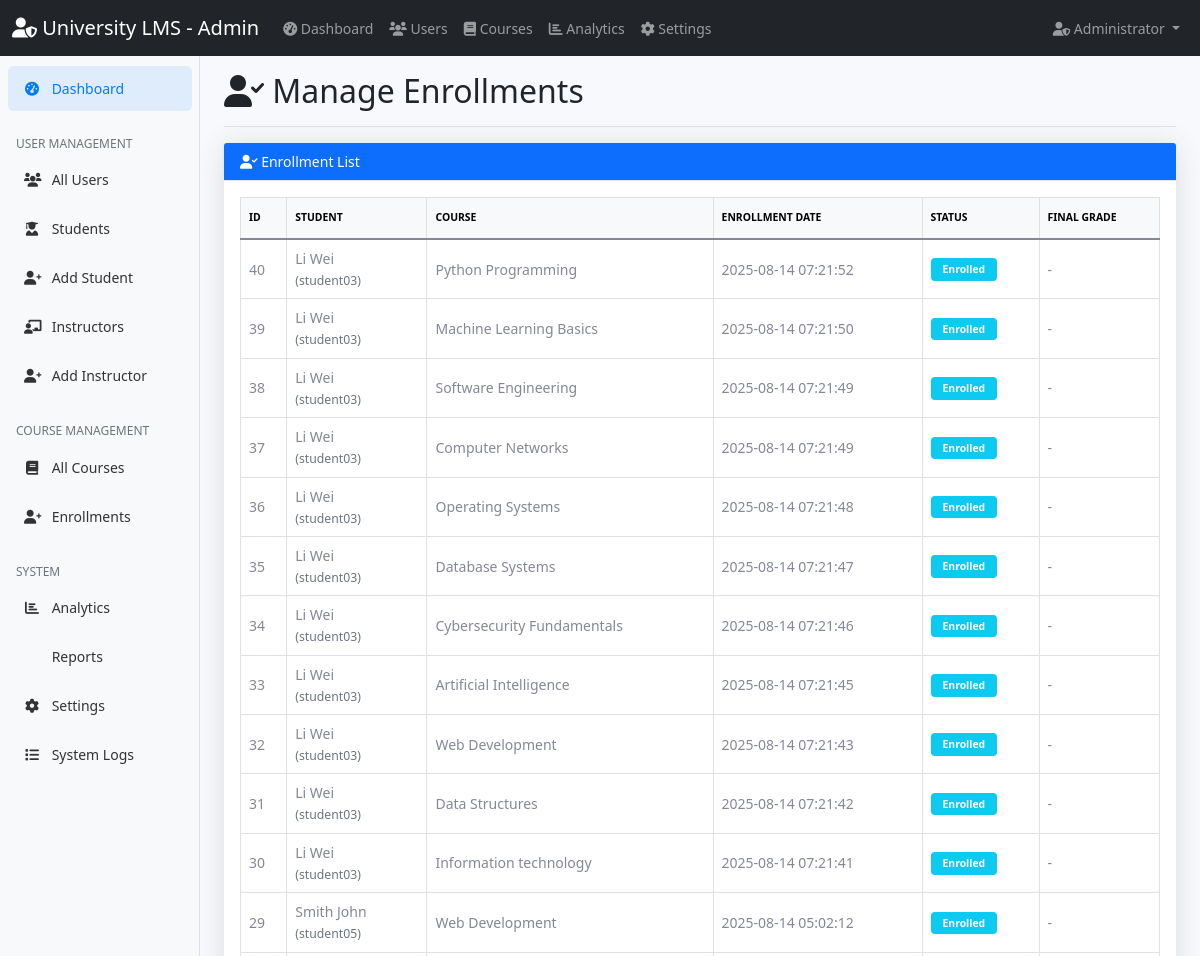
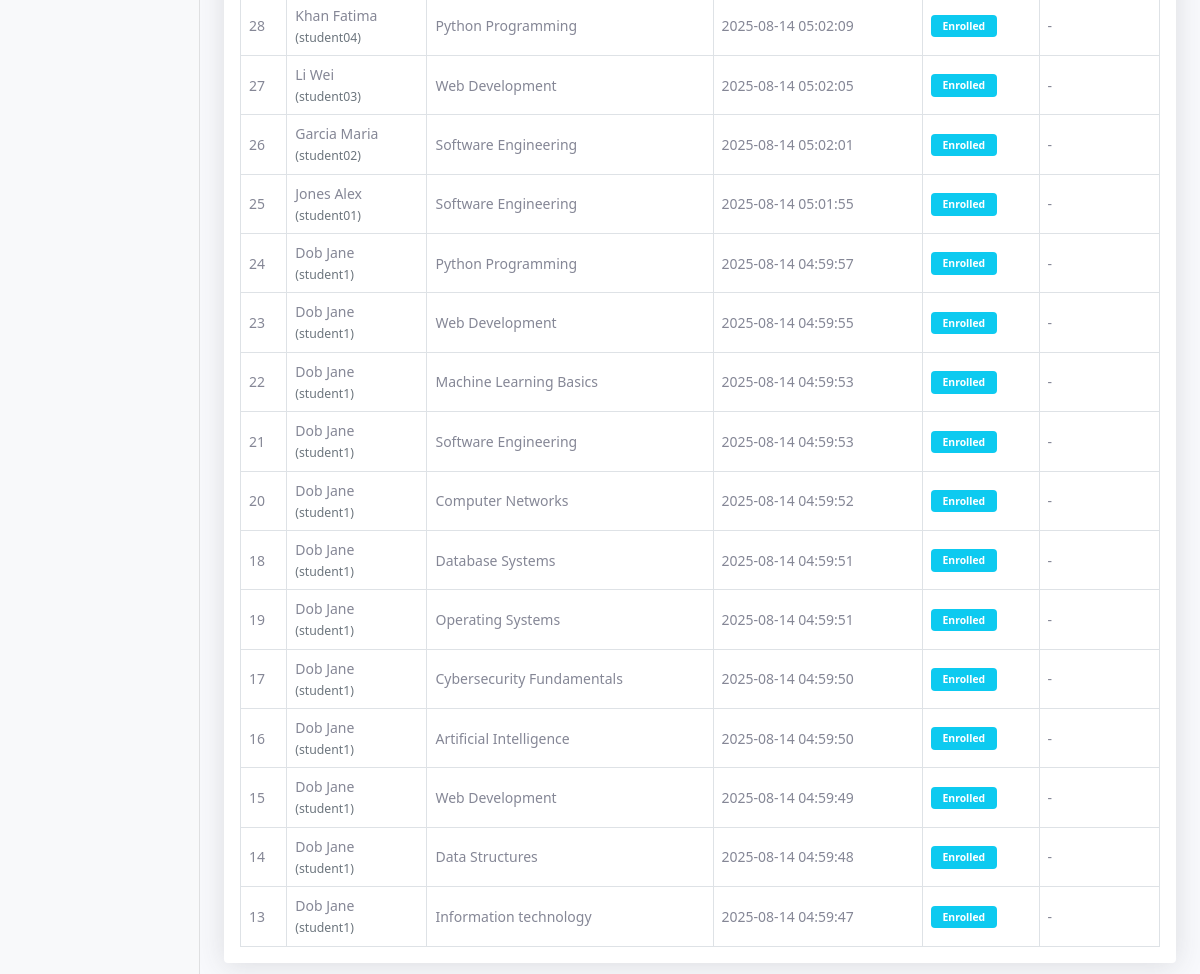
Page /admin/enrollments.php (signed in) on the committed database (2 pictures, top to bottom).
### tables this page shows
CREATE TABLE `enrollments` (
  `id` int(11) NOT NULL,
  `student_id` int(11) NOT NULL,
  `course_id` int(11) NOT NULL,
  `enrollment_date` timestamp NOT NULL DEFAULT current_timestamp(),
  `status` enum('enrolled','completed','dropped') DEFAULT 'enrolled',
  `final_grade` decimal(5,2) DEFAULT NULL
);

CREATE TABLE `users` (
  `id` int(11) NOT NULL,
  `username` varchar(50) NOT NULL,
  `email` varchar(100) NOT NULL,
  `password` varchar(255) NOT NULL,
  `first_name` varchar(50) NOT NULL,
  `last_name` varchar(50) NOT NULL,
  `role` enum('student','instructor','admin') NOT NULL,
  `profile_image` varchar(255) DEFAULT NULL,
  `created_at` timestamp NOT NULL DEFAULT current_timestamp(),
  `updated_at` timestamp NOT NULL DEFAULT current_timestamp() ON UPDATE current_timestamp()
);

CREATE TABLE `courses` (
  `id` int(11) NOT NULL,
  `title` varchar(200) NOT NULL,
  `description` text DEFAULT NULL,
  `instructor_id` int(11) NOT NULL,
  `course_code` varchar(20) NOT NULL,
  `credits` int(11) DEFAULT 3,
  `semester` varchar(20) DEFAULT NULL,
  `year` int(11) DEFAULT NULL,
  `max_students` int(11) DEFAULT 50,
  `status` enum('active','inactive') DEFAULT 'active',
  `created_at` timestamp NOT NULL DEFAULT current_timestamp()
);

### admin/enrollments.php (the view, shortened to what this page needs)
<?php
$database = new Database();
$conn = $database->getConnection();
$sql = "SELECT e.*, u.username AS student_username, u.first_name AS student_first, u.last_name AS student_last, c.title AS course_title
        FROM enrollments e
        JOIN users u ON e.student_id = u.id
        JOIN courses c ON e.course_id = c.id
        ORDER BY e.enrollment_date DESC";
$stmt = $conn->prepare($sql);
$stmt->execute();
$enrollments = $stmt->fetchAll(PDO::FETCH_ASSOC);
?>
<!DOCTYPE html>
<html lang="vi">
<head>
    <link href="https://cdn.jsdelivr.net/npm/bootstrap@5.1.3/dist/css/bootstrap.min.css" rel="stylesheet">
    <link href="https://cdnjs.cloudflare.com/ajax/libs/font-awesome/6.0.0/css/all.min.css" rel="stylesheet">
    <link href="../assets/css/dashboard.css" rel="stylesheet">
</head>
<body>
    <?php include '../includes/admin_navbar.php'; ?>
    <div class="container-fluid">
        <div class="row">
            <?php include '../includes/admin_sidebar.php'; ?>
            <main class="col-md-9 ms-sm-auto col-lg-10 px-md-4">
                <div class="d-flex justify-content-between flex-wrap flex-md-nowrap align-items-center pt-3 pb-2 mb-3 border-bottom">
                    <h1 class="h2">
                        <i class="fas fa-user-check"></i> Manage Enrollments
                    </h1>
                </div>
                <div class="row mb-4">
                    <div class="col-12">
                        <div class="card shadow">
                            <div class="card-header bg-primary text-white">
                                <i class="fas fa-user-check"></i> Enrollment List
                            </div>
                            <div class="card-body">
                                <div class="table-responsive">
                                    <table class="table table-bordered table-hover align-middle mb-0">
                                        <thead class="table-light">
                                            <tr>
                                                <th scope="col">ID</th>
                                                <th scope="col">Student</th>
                                                <th scope="col">Course</th>
                                                <th scope="col">Enrollment Date</th>
                                                <th scope="col">Status</th>
                                                <th scope="col">Final Grade</th>
                                            </tr>
                                        </thead>
                                        <tbody>
                                        <?php if ($enrollments && count($enrollments) > 0): ?>
                                            <?php foreach($enrollments as $row): ?>
                                                <tr>
                                                    <td><?= $row['id'] ?></td>
                                                    <td><?= htmlspecialchars($row['student_last'] . ' ' . $row['student_first']) ?> <br><span class="text-muted small">(<?= htmlspecialchars($row['student_username']) ?>)</span></td>
                                                    <td><?= htmlspecialchars($row['course_title']) ?></td>
                                                    <td><?= $row['enrollment_date'] ?></td>
                                                    <td>
                                                        <?php if ($row['status'] === 'enrolled'): ?>
                                                            <span class="badge bg-info">Enrolled</span>
                                                        <?php elseif ($row['status'] === 'completed'): ?>
                                                            <span class="badge bg-success">Completed</span>
                                                        <?php else: ?>
                                                            <span class="badge bg-secondary">Dropped</span>
                                                        <?php endif; ?>
                                                    </td>
                                                    <td><?= is_null($row['final_grade']) ? '-' : $row['final_grade'] ?></td>
                                                </tr>
                                            <?php endforeach; ?>
                                        <?php else: ?>
                                            <tr><td colspan="6" class="text-center">No enrollments found.</td></tr>
                                        <?php endif; ?>
                                        </tbody>
                                    </table>
                                </div>
                            </div>
                        </div>
                    </div>
                </div>
            </main>
        </div>
    </div>
</body>
</html>

### assets/css/dashboard.css (style rules this page uses)
body { font-size: .875rem; background-color: #f8f9fc; }
.card { box-shadow: 0 0.15rem 1.75rem 0 rgba(58, 59, 69, 0.15) !important; border: none; }
.card-header { background-color: #f8f9fc; border-bottom: 1px solid #e3e6f0; }
.table { color: #858796; }
.table th { border-top: none; font-weight: 600; text-transform: uppercase; font-size: 0.65rem; padding-top: 0.75rem; padding-bottom: 0.75rem; }
.badge { font-weight: 600; font-size: 0.65rem; padding: 0.375rem 0.75rem; }
.shadow { box-shadow: 0 0.15rem 1.75rem 0 rgba(58, 59, 69, 0.15) !important; }

### rows in the picture
enrollments: id "40", student.first_name "Li Wei", student.username "student03", course.title "Python Programming", enrollment_date "2025-08-14 07:21:52", status "Enrolled"
enrollments: id "39", student.first_name "Li Wei", student.username "student03", course.title "Machine Learning Basics", enrollment_date "2025-08-14 07:21:50", status "Enrolled"
enrollments: id "38", student.first_name "Li Wei", student.username "student03", course.title "Software Engineering", enrollment_date "2025-08-14 07:21:49", status "Enrolled"
enrollments: id "37", student.first_name "Li Wei", student.username "student03", course.title "Computer Networks", enrollment_date "2025-08-14 07:21:49", status "Enrolled"
enrollments: id "36", student.first_name "Li Wei", student.username "student03", course.title "Operating Systems", enrollment_date "2025-08-14 07:21:48", status "Enrolled"
enrollments: id "35", student.first_name "Li Wei", student.username "student03", course.title "Database Systems", enrollment_date "2025-08-14 07:21:47", status "Enrolled"
enrollments: id "34", student.first_name "Li Wei", student.username "student03", course.title "Cybersecurity Fundamentals", enrollment_date "2025-08-14 07:21:46", status "Enrolled"
enrollments: id "33", student.first_name "Li Wei", student.username "student03", course.title "Artificial Intelligence", enrollment_date "2025-08-14 07:21:45", status "Enrolled"
enrollments: id "32", student.first_name "Li Wei", student.username "student03", course.title "Web Development", enrollment_date "2025-08-14 07:21:43", status "Enrolled"
enrollments: id "31", student.first_name "Li Wei", student.username "student03", course.title "Data Structures", enrollment_date "2025-08-14 07:21:42", status "Enrolled"
enrollments: id "30", student.first_name "Li Wei", student.username "student03", course.title "Information technology", enrollment_date "2025-08-14 07:21:41", status "Enrolled"
enrollments: id "29", student.first_name "Smith John", student.username "student05", course.title "Web Development", enrollment_date "2025-08-14 05:02:12", status "Enrolled"
enrollments: id "28", student.first_name "Khan Fatima", student.username "student04", course.title "Python Programming", enrollment_date "2025-08-14 05:02:09", status "Enrolled"
enrollments: id "27", student.first_name "Li Wei", student.username "student03", course.title "Web Development", enrollment_date "2025-08-14 05:02:05", status "Enrolled"
enrollments: id "26", student.first_name "Garcia Maria", student.username "student02", course.title "Software Engineering", enrollment_date "2025-08-14 05:02:01", status "Enrolled"
enrollments: id "25", student.first_name "Jones Alex", student.username "student01", course.title "Software Engineering", enrollment_date "2025-08-14 05:01:55", status "Enrolled"
enrollments: id "24", student.first_name "Dob Jane", student.username "student1", course.title "Python Programming", enrollment_date "2025-08-14 04:59:57", status "Enrolled"
enrollments: id "23", student.first_name "Dob Jane", student.username "student1", course.title "Web Development", enrollment_date "2025-08-14 04:59:55", status "Enrolled"
enrollments: id "22", student.first_name "Dob Jane", student.username "student1", course.title "Machine Learning Basics", enrollment_date "2025-08-14 04:59:53", status "Enrolled"
enrollments: id "21", student.first_name "Dob Jane", student.username "student1", course.title "Software Engineering", enrollment_date "2025-08-14 04:59:53", status "Enrolled"
enrollments: id "20", student.first_name "Dob Jane", student.username "student1", course.title "Computer Networks", enrollment_date "2025-08-14 04:59:52", status "Enrolled"
enrollments: id "18", student.first_name "Dob Jane", student.username "student1", course.title "Database Systems", enrollment_date "2025-08-14 04:59:51", status "Enrolled"
enrollments: id "19", student.first_name "Dob Jane", student.username "student1", course.title "Operating Systems", enrollment_date "2025-08-14 04:59:51", status "Enrolled"
enrollments: id "17", student.first_name "Dob Jane", student.username "student1", course.title "Cybersecurity Fundamentals", enrollment_date "2025-08-14 04:59:50", status "Enrolled"
enrollments: id "16", student.first_name "Dob Jane", student.username "student1", course.title "Artificial Intelligence", enrollment_date "2025-08-14 04:59:50", status "Enrolled"
enrollments: id "15", student.first_name "Dob Jane", student.username "student1", course.title "Web Development", enrollment_date "2025-08-14 04:59:49", status "Enrolled"
enrollments: id "14", student.first_name "Dob Jane", student.username "student1", course.title "Data Structures", enrollment_date "2025-08-14 04:59:48", status "Enrolled"
enrollments: id "13", student.first_name "Dob Jane", student.username "student1", course.title "Information technology", enrollment_date "2025-08-14 04:59:47", status "Enrolled"
